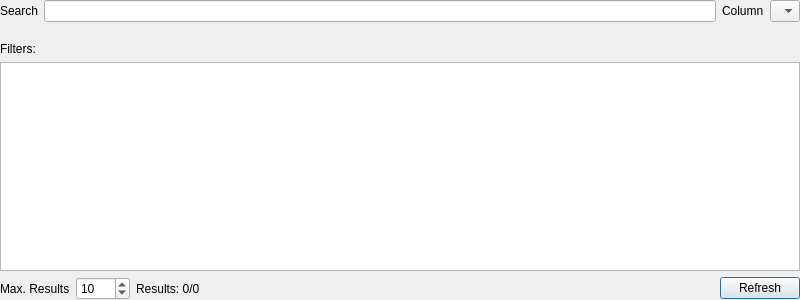
<?xml version="1.0" encoding="UTF-8"?>
<ui version="4.0">
 <class>DatabaseWidget</class>
 <widget class="QWidget" name="DatabaseWidget">
  <property name="geometry">
   <rect>
    <x>0</x>
    <y>0</y>
    <width>800</width>
    <height>300</height>
   </rect>
  </property>
  <property name="windowTitle">
   <string>Form</string>
  </property>
  <layout class="QVBoxLayout" name="verticalLayout">
   <property name="margin">
    <number>0</number>
   </property>
   <item>
    <layout class="QGridLayout" name="gridLayout">
     <item row="1" column="0">
      <widget class="QLabel" name="label_3">
       <property name="text">
        <string>
Filters:</string>
       </property>
       <property name="alignment">
        <set>Qt::AlignLeading|Qt::AlignLeft|Qt::AlignTop</set>
       </property>
      </widget>
     </item>
     <item row="0" column="1">
      <widget class="QLineEdit" name="searchEntry"/>
     </item>
     <item row="0" column="0">
      <widget class="QLabel" name="label">
       <property name="text">
        <string>Search</string>
       </property>
      </widget>
     </item>
     <item row="0" column="2">
      <widget class="QLabel" name="label_2">
       <property name="text">
        <string>Column</string>
       </property>
      </widget>
     </item>
     <item row="0" column="3" colspan="2">
      <widget class="QComboBox" name="searchColumn">
       <item>
        <property name="text">
         <string/>
        </property>
       </item>
      </widget>
     </item>
     <item row="1" column="1" colspan="4">
      <widget class="FilterWidget" name="filters" native="true"/>
     </item>
    </layout>
   </item>
   <item>
    <widget class="HiddenResizeTableWidget" name="resultsTable">
     <property name="editTriggers">
      <set>QAbstractItemView::NoEditTriggers</set>
     </property>
     <property name="tabKeyNavigation">
      <bool>false</bool>
     </property>
     <property name="alternatingRowColors">
      <bool>true</bool>
     </property>
     <property name="selectionMode">
      <enum>QAbstractItemView::SingleSelection</enum>
     </property>
     <property name="selectionBehavior">
      <enum>QAbstractItemView::SelectRows</enum>
     </property>
     <property name="horizontalScrollMode">
      <enum>QAbstractItemView::ScrollPerPixel</enum>
     </property>
     <attribute name="verticalHeaderVisible">
      <bool>false</bool>
     </attribute>
    </widget>
   </item>
   <item>
    <layout class="QHBoxLayout" name="horizontalLayout">
     <item>
      <widget class="QLabel" name="label_4">
       <property name="text">
        <string>Max. Results</string>
       </property>
      </widget>
     </item>
     <item>
      <widget class="QSpinBox" name="maxResults">
       <property name="minimum">
        <number>5</number>
       </property>
       <property name="maximum">
        <number>1000</number>
       </property>
       <property name="singleStep">
        <number>5</number>
       </property>
       <property name="value">
        <number>10</number>
       </property>
      </widget>
     </item>
     <item>
      <widget class="QLabel" name="resultLabel">
       <property name="text">
        <string>Results: 0/0</string>
       </property>
      </widget>
     </item>
     <item>
      <spacer name="horizontalSpacer">
       <property name="orientation">
        <enum>Qt::Horizontal</enum>
       </property>
       <property name="sizeHint" stdset="0">
        <size>
         <width>40</width>
         <height>20</height>
        </size>
       </property>
      </spacer>
     </item>
     <item>
      <widget class="QPushButton" name="pushButton">
       <property name="text">
        <string>Refresh</string>
       </property>
       <property name="default">
        <bool>true</bool>
       </property>
      </widget>
     </item>
    </layout>
   </item>
  </layout>
 </widget>
 <customwidgets>
  <customwidget>
   <class>FilterWidget</class>
   <extends>QWidget</extends>
   <header location="global">.help_widgets.h</header>
   <container>1</container>
   <slots>
    <signal>filtersChanged()</signal>
   </slots>
  </customwidget>
  <customwidget>
   <class>HiddenResizeTableWidget</class>
   <extends>QTableWidget</extends>
   <header location="global">.help_widgets.h</header>
  </customwidget>
 </customwidgets>
 <resources/>
 <connections>
  <connection>
   <sender>searchEntry</sender>
   <signal>returnPressed()</signal>
   <receiver>DatabaseWidget</receiver>
   <slot>applyFilters()</slot>
   <hints>
    <hint type="sourcelabel">
     <x>113</x>
     <y>20</y>
    </hint>
    <hint type="destinationlabel">
     <x>3</x>
     <y>96</y>
    </hint>
   </hints>
  </connection>
  <connection>
   <sender>searchColumn</sender>
   <signal>currentIndexChanged(int)</signal>
   <receiver>DatabaseWidget</receiver>
   <slot>applyFilters()</slot>
   <hints>
    <hint type="sourcelabel">
     <x>798</x>
     <y>18</y>
    </hint>
    <hint type="destinationlabel">
     <x>708</x>
     <y>18</y>
    </hint>
   </hints>
  </connection>
  <connection>
   <sender>resultsTable</sender>
   <signal>doubleClicked(QModelIndex)</signal>
   <receiver>DatabaseWidget</receiver>
   <slot>loadDataset()</slot>
   <hints>
    <hint type="sourcelabel">
     <x>524</x>
     <y>157</y>
    </hint>
    <hint type="destinationlabel">
     <x>709</x>
     <y>161</y>
    </hint>
   </hints>
  </connection>
  <connection>
   <sender>maxResults</sender>
   <signal>valueChanged(int)</signal>
   <receiver>DatabaseWidget</receiver>
   <slot>applyFilters()</slot>
   <hints>
    <hint type="sourcelabel">
     <x>95</x>
     <y>291</y>
    </hint>
    <hint type="destinationlabel">
     <x>82</x>
     <y>299</y>
    </hint>
   </hints>
  </connection>
  <connection>
   <sender>filters</sender>
   <signal>filtersChanged()</signal>
   <receiver>DatabaseWidget</receiver>
   <slot>applyFilters()</slot>
   <hints>
    <hint type="sourcelabel">
     <x>148</x>
     <y>37</y>
    </hint>
    <hint type="destinationlabel">
     <x>0</x>
     <y>47</y>
    </hint>
   </hints>
  </connection>
  <connection>
   <sender>pushButton</sender>
   <signal>pressed()</signal>
   <receiver>DatabaseWidget</receiver>
   <slot>applyFilters()</slot>
   <hints>
    <hint type="sourcelabel">
     <x>753</x>
     <y>289</y>
    </hint>
    <hint type="destinationlabel">
     <x>801</x>
     <y>270</y>
    </hint>
   </hints>
  </connection>
 </connections>
 <slots>
  <slot>applyFilters()</slot>
  <slot>loadDataset()</slot>
 </slots>
</ui>
